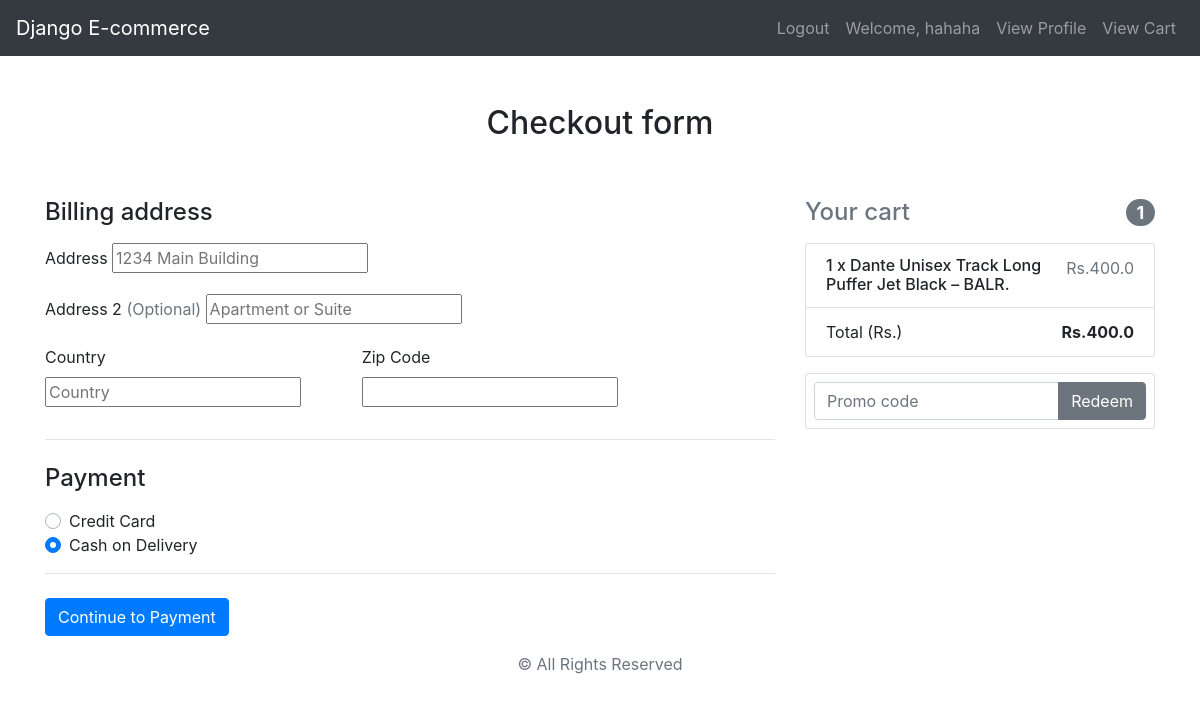
The app's page /checkout/ (signed in) with its own data.
### store/models.py (models this page shows, shortened)
class Order(models.Model):
    user = models.ForeignKey(settings.AUTH_USER_MODEL, on_delete=models.CASCADE)
    ordered = models.BooleanField(default=False)
    products = models.ManyToManyField(OrderProduct)
    billing_address = models.ForeignKey('BillingAddress', on_delete=models.SET_NULL, blank=True, null=True)
    payment = models.ForeignKey('Payment', on_delete=models.SET_NULL, blank=True, null=True)
    def get_total(self):
        total = 0
        for order_item in self.products.all():
            total += order_item.get_total_item_price()
        return total

class OrderProduct(models.Model):
    user = models.ForeignKey(settings.AUTH_USER_MODEL,
                             on_delete=models.CASCADE)
    ordered = models.BooleanField(default=False)
    product = models.ForeignKey(Product, on_delete=models.CASCADE)
    quantity = models.IntegerField(default=1)
    def get_total_item_price(self):
        return self.quantity * self.product.price

class Product(models.Model):
    retailer_sku = models.CharField(max_length=200)
    category = models.CharField(max_length=200)
    description = models.CharField(max_length=200)
    care = models.CharField(max_length=200)
    name = models.CharField(max_length=200)
    brand = models.CharField(max_length=200)
    market = models.CharField(max_length=200)
    retailer = models.CharField(max_length=200)
    gender = models.CharField(max_length=200)
    image_urls = models.CharField(max_length=200)
    price = models.FloatField()
    discount_price = models.FloatField()
    slug = models.SlugField()

### store/views.py (the view, shortened to what this page needs)
# urls.py: path('checkout/', views.CheckoutView.as_view(), name='checkout'),
class CheckoutView(View):
    def get(self, *args, **kwargs):
        form = CheckoutForm()
        order = Order.objects.get(user=self.request.user, ordered=False)
        context = {
            'form': form,
            'order': order
        }
        return render(self.request, 'store/checkout.html', context)

### store/forms.py
class CheckoutForm(forms.Form):
    address1 = forms.CharField(widget=forms.TextInput(attrs={
        'placeholder': '1234 Main Building'
    }))
    address2 = forms.CharField(widget=forms.TextInput(attrs={
        'placeholder': 'Apartment or Suite'
    }))
    country = forms.CharField(widget=forms.TextInput(attrs={
        'placeholder': 'Country'
    }))
    zip_code = forms.CharField(required=False)
    payment_option = forms.ChoiceField(
        widget=forms.RadioSelect, choices=PAYMENT_CHOICES)

### store/templates/store/checkout.html (shortened to what this page needs)
{% extends "store/base.html" %}
{% block content %}
<div class="container">
      <div class="py-5 text-center">
        <h2>Checkout form</h2>
      </div>
      <div class="row">
        <div class="col-md-4 order-md-2 mb-4">
          <h4 class="d-flex justify-content-between align-items-center mb-3">
            <span class="text-muted">Your cart</span>
            <span class="badge badge-secondary badge-pill">{{ order.products.count }}</span>
          </h4>
          <ul class="list-group mb-3">
            {% for products in order.products.all %}
            <li class="list-group-item d-flex justify-content-between lh-condensed">
              <div>
                <h6 class="my-0">{{ products.quantity }} x {{ products.product.name }}</h6>
              </div>
              <span class="text-muted">Rs.{{ products.get_total_item_price }}</span>
            </li>
             {% endfor %}
            <li class="list-group-item d-flex justify-content-between">
              <span>Total (Rs.)</span>
              <strong>Rs.{{order.get_total}}</strong>
            </li>
          </ul>
          <form method="post" class="card p-2">
            <div class="input-group">
              <input type="text" class="form-control" placeholder="Promo code">
              <div class="input-group-append">
                <button type="submit" class="btn btn-secondary">Redeem</button>
              </div>
            </div>
          </form>
        </div>
        <div class="col-md-8 order-md-1">
          <h4 class="mb-3">Billing address</h4>
          <form method="post" class="needs-validation" novalidate>
            <div class="mb-3">
              <label>Address</label>
              {{ form.address1 }}
            </div>
            <div class="mb-3">
              <label>Address 2 <span class="text-muted">(Optional)</span></label>
              {{ form.address2 }}
            </div>
            <div class="row">
              <div class="col-md-5 mb-3">
                <label>Country</label>
                {{ form.country }}
              </div>
              <div class="col-md-3 mb-3">
                <label>Zip Code</label>
                {{ form.zip_code }}
              </div>
            </div>
            <hr class="mb-4">
            <h4 class="mb-3">Payment</h4>
            <div class="d-block my-3">
              {% for value, name in form.fields.payment_option.choices %}
              <div class="custom-control custom-radio">
                <label class="custom-control-label" for="{{name}}">{{ name }}</label>
              </div>
              {% endfor %}
            </div>
            <hr class="mb-4">
            <button class="btn btn-primary" type="submit">Continue to Payment</button>
          </form>
        </div>
      </div>
    </div>
{% endblock %}

### store/templates/store/base.html (shortened to what this page needs)
<!DOCTYPE html>
<html lang="en">
<head>
    <link rel="stylesheet" href="https://cdn.jsdelivr.net/npm/bootstrap@4.6.2/dist/css/bootstrap.min.css">
</head>
<body>
<nav class="navbar navbar-expand-sm navbar-dark bg-dark">
    <a class="navbar-brand" href="{% url 'home' %}">Django E-commerce</a>
    <div class="collapse navbar-collapse justify-content-end" id="navbarText">
        <ul class="navbar-nav">
            {% if user.is_authenticated %}
                <li class="nav-item">
                    <a href="/logout" class="nav-link">Logout</a>
                </li>
                <li class="nav-item">
                    <a class="nav-link" href="#">Welcome, {{user.username}}</a>
                </li>
                <li class="nav-item">
                    <a href="/user-profile" class="nav-link">View Profile</a>
                </li>
                <li class="nav-item">
                    <a href="/order-summary" class="nav-link waves-effect">
                        <span class="clearfix d-none d-sm-inline-block"> View Cart </span>
                    </a>
                </li>
            {% endif %}
        </ul>
    </div>
</nav>
{% block content %}
{% endblock %}
</body>
<footer class="footer mt-auto py-3">
    <div class="container">
        <p class="text-center text-muted">© All Rights Reserved</p>
    </div>
</footer>
</html>

### records on screen
Order: products.count "1", get_total "400.0"
OrderProduct: quantity "1", product.name "Dante Unisex Track Long Puffer Jet Black – BALR.", get_total_item_price "400.0"

### other values on screen
{{ user.username }} "hahaha"
{{ name }} "Credit Card" "Cash on Delivery"
